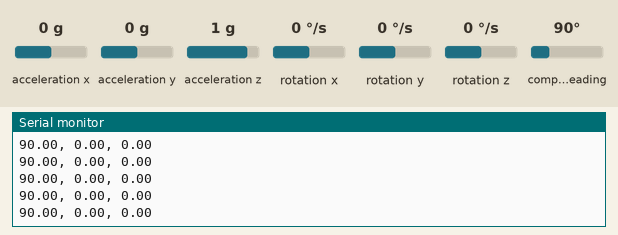
Bench run of a sketch on a simulated Arduino Uno, built with avr-gcc and run on an emulated ATmega328P. On the bench: the last lines printed to the serial monitor. Inputs (shaded band) come from the test bench; at power-on: acceleration x 0 g, acceleration y 0 g, compass heading 90°, acceleration z 1 g, rotation x 0 °/s, rotation y 0 °/s, rotation z 0 °/s.

Above: at 1.2 s.
1.3 s: acceleration x set to 0.8 g
At 1.8 s:
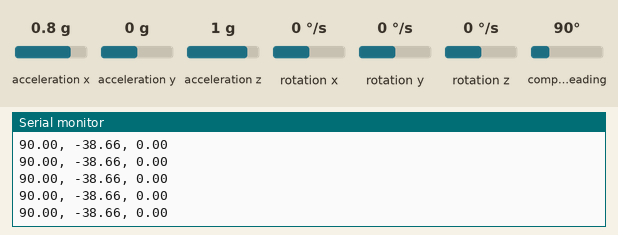
4.3 s: acceleration x set to 0 g
At 5.1 s:
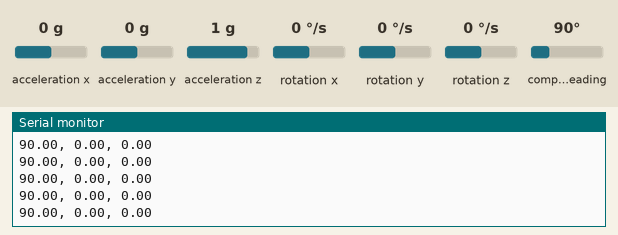
7.3 s: acceleration y set to -1.4 g
At 7.9 s:
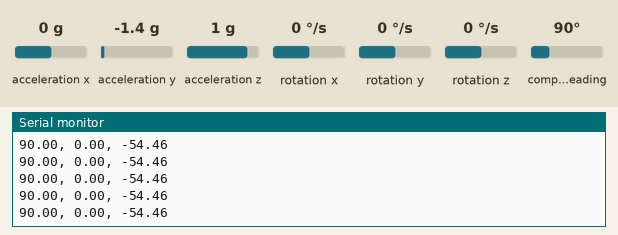
10.3 s: compass heading set to 7°
At 10.8 s:
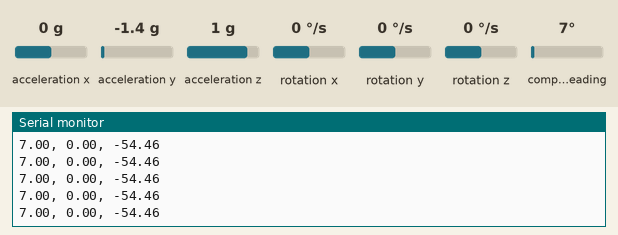
13.3 s: acceleration z set to -1.4 g
At 14.1 s:
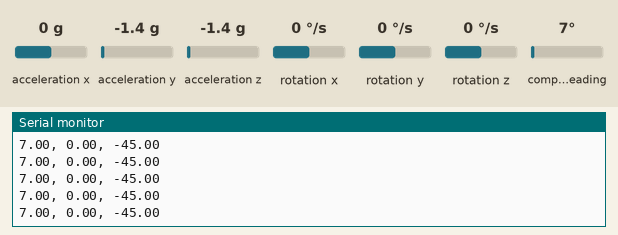
Timing chart, 0 to 15.8 s (numbered marks = the images above; inputs shaded):
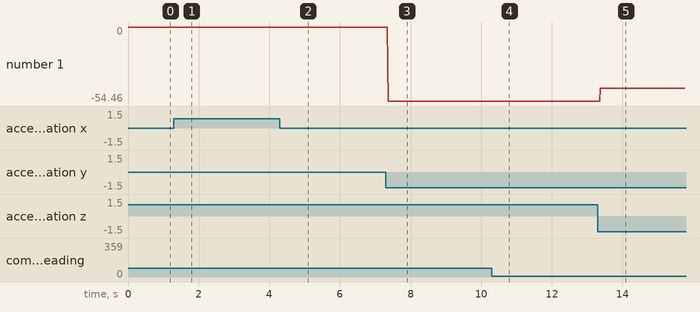

The sketch:

sketch_sep6a.ino
```cpp
#include <Wire.h>
#include <MPU9250.h>

MPU9250 mpu;

void setup() {
  Wire.begin();
  Serial.begin(9600);

  // Initialize the MPU9250 sensor
  if (!mpu.setup(0x68)) {
    Serial.println("MPU9250 initialization failed. Check wiring or try resetting the Arduino.");
    while (1);
  }

}

void loop() {
    if (mpu.update()) {
        Serial.print(mpu.getYaw()); Serial.print(", ");
        Serial.print(mpu.getPitch()); Serial.print(", ");
        Serial.println(mpu.getRoll());
    }
}
```

Measured:
- after the input at 1.3 s, the serial monitor: prints a new line after 0.07 s (image 1)
- after the input at 7.3 s, the serial monitor: prints a new line after 0.07 s (image 3)
- after the input at 10.3 s, the serial monitor: prints a new line after 0.08 s (image 4)
- after the input at 13.3 s, the serial monitor: prints a new line after 0.08 s (image 5)
- plotted number 1: 0 → -54.46 after the input at 7.3 s, -54.46 → -45 after the input at 13.3 s
